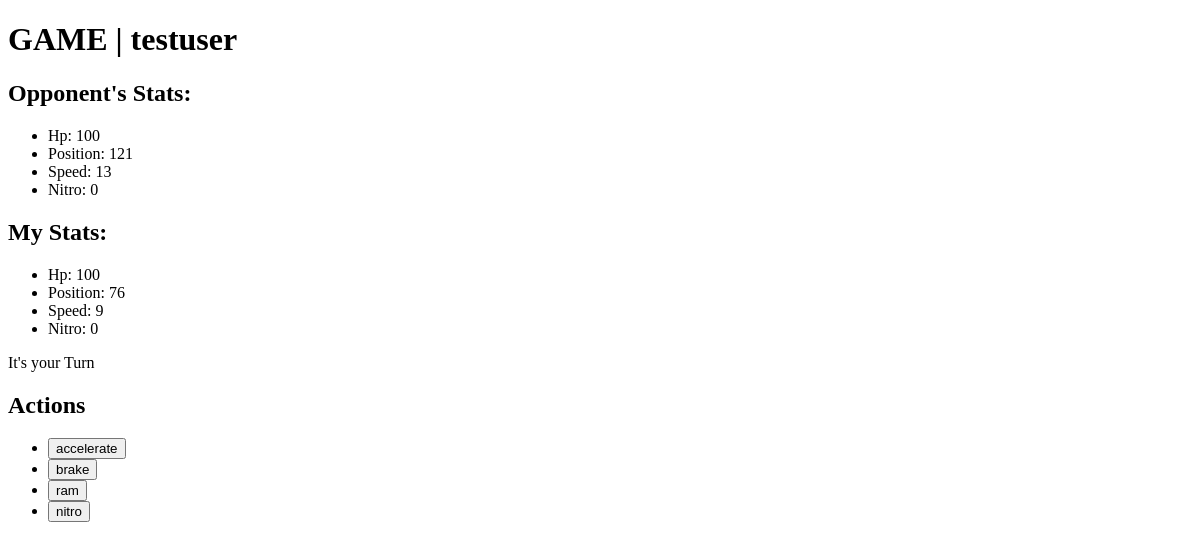
/game/10/ (signed in), run on an earlier commit of the app's database.
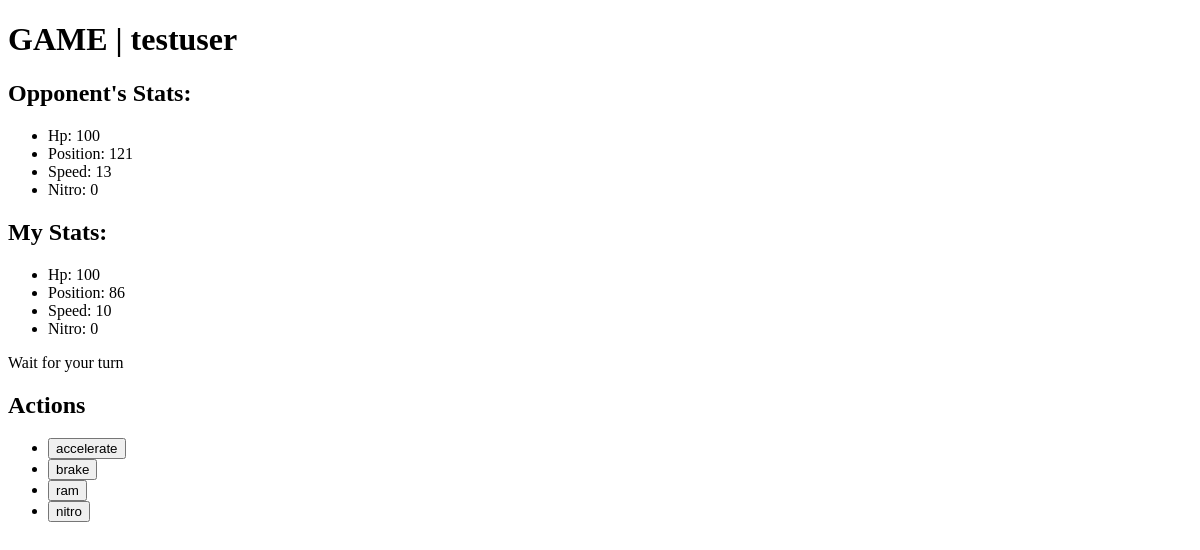
And on a later commit of the database.
### game/models.py (models this page shows, shortened)
class Player(models.Model):
    user = models.ForeignKey(settings.AUTH_USER_MODEL, on_delete=models.CASCADE)
    game = models.ForeignKey(Game, related_name='players', on_delete=models.CASCADE)
    position = models.IntegerField(default=0)  # in meters
    speed = models.IntegerField(default=0)  # in meters per turn
    nitro = models.IntegerField(default=3)  # number of nitro boosts available
    hp = models.IntegerField(default=100)  # health points

### game/views.py (the view)
# urls.py: path('game/<int:game_id>/', game_view, name='game_view'),
@login_required
def game_view(request, game_id):
    game = get_object_or_404(Game, id=game_id)
    player = get_object_or_404(Player, user=request.user, game=game)
    context = {"game": game, "player": player}
    return render(request, "game/game.html", context)

### game/templates/game/game.html (shortened to what this page needs)
{% extends "game/base.html" %}
{% block content %}
<h1>GAME | {{player.user}}</h1>
{% for p in game.players.all %}
    {% if p.id == player.id %}
    <h2>My Stats:</h2>
    <ul>
    <li>Hp: <span id="my-hp">{{p.hp}}</span></li>
    <li>Position: <span id="my-position">{{p.position}}</span></li>
    <li>Speed: <span id="my-speed">{{p.speed}}</span></li>
    <li>Nitro: <span id="my-nitro">{{p.nitro}}</span></li>
    </ul>
    {% else %}
    <h2>Opponent's Stats:</h2>
    <ul>
    <li>Hp: <span id="opp-hp">{{p.hp}}</span></li>
    <li>Position: <span id="opp-position">{{p.position}}</span></li>
    <li>Speed: <span id="opp-speed">{{p.speed}}</span></li>
    <li>Nitro: <span id="opp-nitro">{{p.nitro}}</span></li>
    </ul>
    {% endif %}
{% endfor %}
<div id="turn-status">{% if game.current_turn.id == player.id %}It's your Turn{% else %}Wait for your turn{% endif %}</div>
<h2>Actions</h2>
<ul>
    <li><button type="submit" name = "accelerate" class = "action">accelerate</button></li>
    <li><button type="submit" name = "brake" class = "action">brake</button></li>
    <li><button type="submit" name = "ram" class = "action">ram</button></li>
    <li><button type="submit" name = "nitro" class = "action">nitro</button></li>
</ul>
{% endblock %}

### game/templates/game/base.html (shortened to what this page needs)
<!DOCTYPE html>
<html lang="en">
<head>
</head>
<body>
    {% block content %}
    {% endblock %}
</body>
</html>

What changed in the data, as far as the page shows it:
changed Player "testuser": position "76" → "86"; speed "9" → "10"
Also different on the page:
text no longer shown: "It's your Turn"
text now shown: "Wait for your turn"
